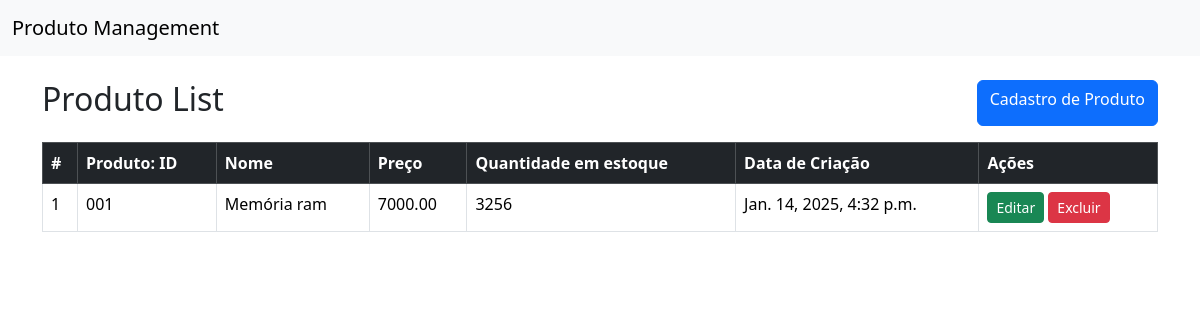
The app's page /, older data.
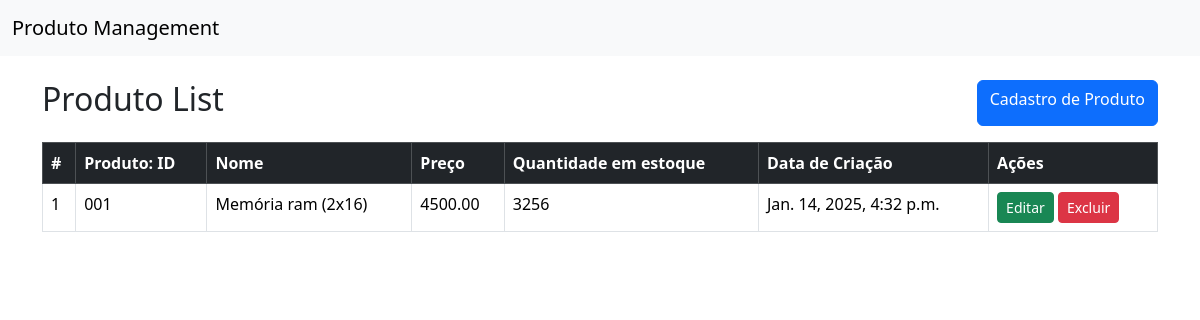
The same page, newer data.
### produto/models.py (models this page shows, shortened)
class Produto(models.Model):
    produto_id = models.CharField(max_length=20)
    produto_name = models.CharField(max_length=100)
    produto_preco = models.DecimalField(max_digits=10, decimal_places=2)
    produto_quantidade_estoque = models.PositiveIntegerField()
    produto_data_criacao = models.DateTimeField(auto_now_add=True)

### produto/views.py (the view)
# urls.py: path('', produto_list, name="list"),
def produto_list(request):
    produto = Produto.objects.all()
    return render(request, 'list.html', {'produtos':produto})

### produto/templates/list.html (shortened to what this page needs)
{% extends "base.html" %}
{% block container %}
<div class="d-flex justify-content-between mb-3">
    <h2>Produto List</h2>
    <a href="{% url 'create' %}" class="btn btn-primary">Cadastro de Produto</a>
</div>
<table class="table table-bordered">
<thead class="table-dark">
    <tr>
        <th>#</th>
        <th>Produto: ID</th>
        <th>Nome</th>
        <th>Preço</th>
        <th>Quantidade em estoque</th>
        <th>Data de Criação</th>
        <th>Ações</th>
    </tr>
</thead>
<tbody>
    {% if produtos %}
    {% for produto in produtos %}
    <tr>
        <td>{{ forloop.counter }}</td>
        <td>{{ produto.produto_id }}</td>
        <td>{{ produto.produto_name }}</td>
        <td>{{ produto.produto_preco }}</td>
        <td>{{ produto.produto_quantidade_estoque }}</td>
        <td>{{ produto.produto_data_criacao }}</td>
        <td>
            <a href="{% url 'update' produto.pk %}" class="btn btn-success btn-sm">Editar</a>
            <button type="button" class="btn btn-danger btn-sm" data-bs-toggle="modal" data-bs-target="#deleteModal{{ produto.pk }}">
                Excluir
            </button>
        </td>
    </tr>
    {% endfor %}
    {% else %}
    <tr>
        <td colspan="6" class="text-center">Produto não encontrado ...</td>
    </tr>
    {% endif %}
</tbody>
</table>
{% endblock %}

### produto/templates/base.html (shortened to what this page needs)
<!DOCTYPE html>
<html lang="en">
<head>
    <link href="https://cdn.jsdelivr.net/npm/bootstrap@5.3.3/dist/css/bootstrap.min.css" rel="stylesheet">
</head>
<body>
    <nav class="navbar navbar-light navbar-expand-lg bg-light">
        <div class="container-fluid">
          <a class="navbar-brand" href="{%url 'list'%}">Produto Management</a>
        </div>
      </nav>
      <div class="container mt-4">{%block container%} {%endblock%}</div>
</body>
</html>

Row changes from the older to the newer data that the page shows:
changed Produto: produto_name "Memória ram" → "Memória ram (2x16)"; produto_preco "7000.00" → "4500.00"
